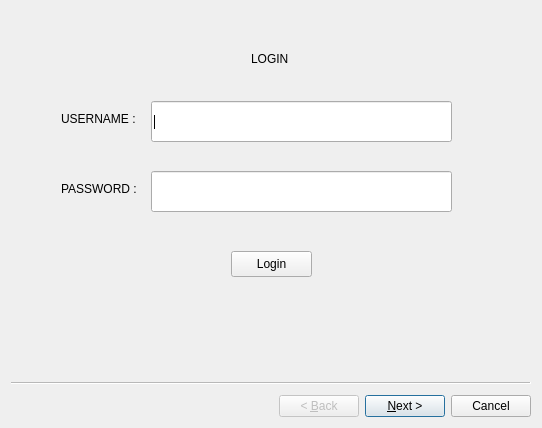
<?xml version="1.0" encoding="UTF-8"?>
<ui version="4.0">
 <class>Wizard</class>
 <widget class="QWizard" name="Wizard">
  <property name="geometry">
   <rect>
    <x>0</x>
    <y>0</y>
    <width>542</width>
    <height>428</height>
   </rect>
  </property>
  <property name="windowTitle">
   <string>Wizard</string>
  </property>
  <widget class="QWizardPage" name="wizardPage1">
   <widget class="QLineEdit" name="lineEdit">
    <property name="geometry">
     <rect>
      <x>140</x>
      <y>90</y>
      <width>301</width>
      <height>41</height>
     </rect>
    </property>
   </widget>
   <widget class="QLineEdit" name="lineEdit_2">
    <property name="geometry">
     <rect>
      <x>140</x>
      <y>160</y>
      <width>301</width>
      <height>41</height>
     </rect>
    </property>
   </widget>
   <widget class="QLabel" name="label">
    <property name="geometry">
     <rect>
      <x>50</x>
      <y>100</y>
      <width>81</width>
      <height>16</height>
     </rect>
    </property>
    <property name="text">
     <string>USERNAME : </string>
    </property>
   </widget>
   <widget class="QLabel" name="label_2">
    <property name="geometry">
     <rect>
      <x>50</x>
      <y>170</y>
      <width>81</width>
      <height>16</height>
     </rect>
    </property>
    <property name="text">
     <string>PASSWORD :</string>
    </property>
   </widget>
   <widget class="QLabel" name="label_3">
    <property name="geometry">
     <rect>
      <x>240</x>
      <y>40</y>
      <width>49</width>
      <height>16</height>
     </rect>
    </property>
    <property name="text">
     <string>LOGIN</string>
    </property>
   </widget>
   <widget class="QPushButton" name="pushButton">
    <property name="geometry">
     <rect>
      <x>220</x>
      <y>240</y>
      <width>81</width>
      <height>26</height>
     </rect>
    </property>
    <property name="text">
     <string>Login</string>
    </property>
   </widget>
  </widget>
  <widget class="QWizardPage" name="wizardPage2"/>
 </widget>
 <resources/>
 <connections/>
</ui>
